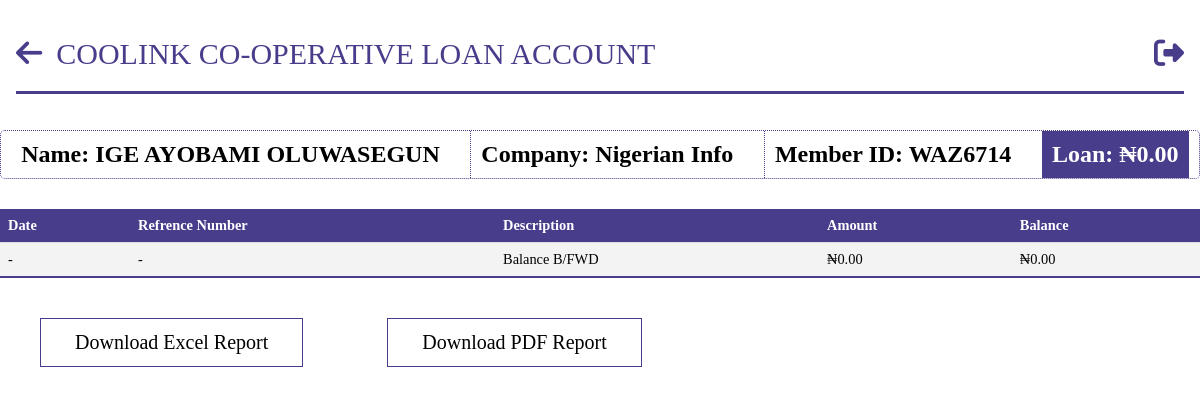
/loan/2 (signed in), run on the app's committed database.
### models.py (models this page shows, shortened)
class Person(db.Model,UserMixin):
    __tablename__ = 'persons'
    id = db.Column(db.Integer, primary_key=True)
    name = db.Column(db.String(100), nullable=False)
    email = db.Column(db.String, nullable=True,unique=True)
    password = db.Column(db.String(255), nullable=False)
    company_id = db.Column(db.Integer, db.ForeignKey('companies.id'))
    employee_id = db.Column(db.String, nullable=False,unique=True)
    phone_no = db.Column(db.String,unique=True)
    balance_bfd = db.Column(db.Float, default=0.0)
    total_balance = db.Column(db.Float, default=0.0)
    loan_balance = db.Column(db.Float, default=0.0)
    loan_balance_bfd = db.Column(db.Float, default=0.0)
    loans = db.relationship('Loan', backref='person')
    payments_made = db.relationship('SavingPayment', backref='payer', lazy=True)
    loan_payments_made = db.relationship('LoanPayment', backref='payer', lazy=True)

class Company(db.Model):
    __tablename__ = 'companies'
    id = db.Column(db.Integer, primary_key=True)
    name = db.Column(db.String(100), nullable=False,unique=True)
    balance_bfd = db.Column(db.Float, default=0.0)
    amount_accumulated = db.Column(db.Float, default=0.0)
    payments_made = db.relationship('BankPayment', backref='company_payer', lazy=True)
    employees = db.relationship('Person', backref='company', lazy=True)

### app.py (the view)
@app.route('/loan/<person_id>', methods=['GET', 'POST'])
@login_required
def loan_account(person_id):
    loans = query.get_person_loans(person_id)
    person = query.get_person(person_id)
    payments = [payment for payment in person.loan_payments_made ]
    return render_template('query/loan_account.html',payments=payments, person=person, loans=loans)

### app.py (called while the page is built)
@login_manager.user_loader
def load_user(person_id):
    return Person.query.get(person_id)

@app.template_filter('currency')
@login_required
def currency(value):
    modified_value = format_currency(value)  # Modify the value as needed
    return modified_value

### filters.py (called while the page is built)
def format_currency(value, currency_symbol='₦', decimal_separator='.', thousands_separator=','):
    if value < 0:
        formatted_value = f'-{currency_symbol}{abs(value):,.2f}'
    else:
        formatted_value = f'{currency_symbol}{value:,.2f}'
    formatted_value = formatted_value.replace('.', decimal_separator).replace(',', thousands_separator)
    return formatted_value

### queries.py (called while the page is built)
    def get_person(self,person_id):
        person = Person.query.filter_by(id=person_id).first()
        return person

    def get_person_loans(self,person_id):
        loans = Loan.query.filter_by(person_id=person_id).first()
        return loans

### templates/query/loan_account.html (shortened to what this page needs)
{%extends 'base.html' %}
{% block header%}
COOLINK CO-OPERATIVE LOAN ACCOUNT
{% endblock  %}
{% block anchor%}
<a href="{{ url_for('get_persons') }}" id='arrow'><i class="fa-solid fa-arrow-left"></i></a>
{% endblock  %}
{%block content%}
<body id="person">
    <div class="dp">
        <div class='p-tag'><h2>Name: {{ person.name }}</h2></div>
        <div class='p-tag'><h2>Company: {{ person.company.name }}</h2></div>
        <div class='p-tag'><h2>Member ID: {{ person.employee_id }}</h2></div>
        <div class='p-tag'><h2>Loan: {{ person.loan_balance | currency }}</h2></div>
    </div>
        <table class='tab-content'>
            <thead>
                <tr>
                    <th>Date</th>
                    <th>Refrence Number</th>
                    <th>Description</th>
                    <th>Amount</th>
                    <th>Balance</th>
                </tr>
            </thead>
            <tbody>
                <tr>
                    <td> - </td>
                    <td> - </td>
                    <td>Balance B/FWD</td>
                    <td>{{ person.loan_balance_bfd| currency }}</td>
                    <td>{{ person.loan_balance_bfd| currency }}</td>
                </tr>
            </tbody>
        </table>
        <button id="downloadExcelButton">Download Excel Report</button>
        <button id="downloadPdfButton">Download PDF Report</button>
    </body>
{%endblock%}

### static/css/style.css (style rules this page uses)
* { margin: 0; padding: 0; box-sizing: border-box; font-family:'Times New Roman', Times, serif; color: #fff; }
.index a { color: #fff; line-height: 2.5; text-decoration: none; }
.index #nav a { font-size: 10px; }
.index #nav a { font-size: 30px; color: #483d8b; }
.index #nav #arrow i { color: #483d8b; margin-right: 10px; }
#person * { color: #000; max-width: 90em; margin: 0 auto; }
#person .tab-content { width: 100%; border-collapse: collapse; font-size: 0.9em; min-width: 400px; }
#person .tab-content tr th { background-color: #483d8b; color: #fff; text-align: left; font-weight: bold; }
#person th, #person td { padding: 8px; text-align: left; border-bottom: 1px solid #ddd; }
#person .tab-content tbody tr:nth-of-type(odd) { background-color: #f3f3f3; }
#person .tab-content tbody tr:last-of-type { border-bottom: 2px solid #483d8b; }
#person button { margin: 2em 2em; display: inline-block; text-decoration: none; border: 1px solid #483d8b; padding: 12px 34px; font-size: 20px; background: transparent; position: relative; cursor: pointer; }
#person .dp .p-tag { border-left: 1px dotted #483d8b; padding: 10px; }
#person .dp .p-tag:last-of-type { background-color: #483d8b; border: none }
#person .dp .p-tag:last-of-type h2 { color: #ffffff; }
#person .dp .p-tag:first-of-type { border: none }
#person .dp { display: flex; margin: 20px 0 30px; border-radius: 5px; border: 1px dotted #483d8b; }

### data on the page
Person: name "IGE AYOBAMI OLUWASEGUN", employee_id "WAZ6714", loan_balance "₦0.00", loan_balance_bfd "₦0.00"
Company: company.name "Nigerian Info"
